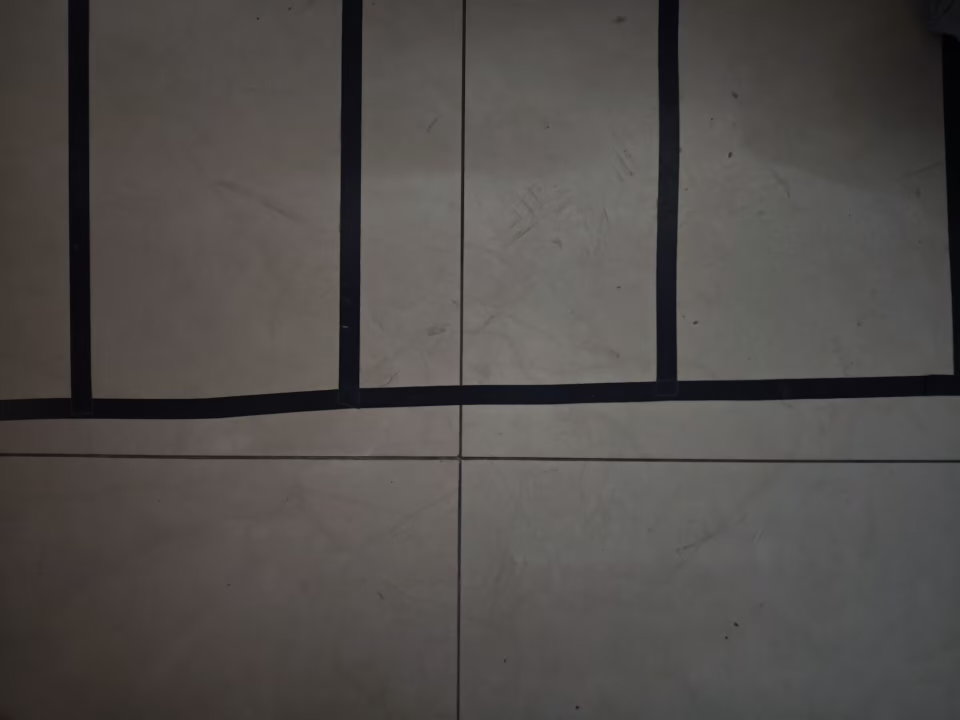
#> input picture AutoPark_OpenCV/history/test_1.jpg, 1920 x 1440 px, given in place of the camera (shown at 1/2 size)
$ python main3.py
#> lines starting #> are read from the running program, lines starting #| are printed output that depends on the picture; after the words box and inside, x2 and y2 are one past the last pixel; in counts of white or black regions, pixels touching at a corner belong together
import cv2
import numpy as np

#  GStreamer管道
# gs_pipeline = (
#     "v4l2src device=/dev/video0 ! "
#     "image/jpeg,width=640,height=480,framerate=30/1 ! "
#     "jpegparse ! "
#     "queue max-size-buffers=3 leaky=downstream ! "  # 添加缓冲队列
#     "nvv4l2decoder mjpeg=1 enable-max-performance=1 ! "
#     "nvvidconv output-buffers=10 ! "  # 增加输出缓冲区
#     "video/x-raw(memory:NVMM),format=RGBA ! "  # 显式指定内存类型
#     "nvvidconv ! "
#     "video/x-raw,format=BGRx ! "
#     "videoconvert ! "
#     "video/x-raw,format=BGR ! "
#     "appsink drop=1 sync=0 emit-signals=0"  # 禁用所有信号
# )

frame_width , frame_height  =640 ,480
center_x = frame_width // 2
center_y = frame_height // 2

# 初始化变量
prev_corners = []  # 初始化上一帧角点
corner_pass_count = 0  # 初始化角点经过中心计数
mode = "Approaching"  # 初始化模式

# 摄像头
# cap = cv2.VideoCapture(gs_pipeline, cv2.CAP_GSTREAMER)
cap = cv2.VideoCapture(0)
while cap.isOpened():
    ret, frame = cap.read()
#> frame is the input picture: shape (1440, 1920, 3); mean B, G, R 74.9, 77.2, 81.2
    if not ret:
        print("无法获取图像")
        break

    #调整窗口大小
    frame = cv2.resize(frame,(frame_width, frame_height))
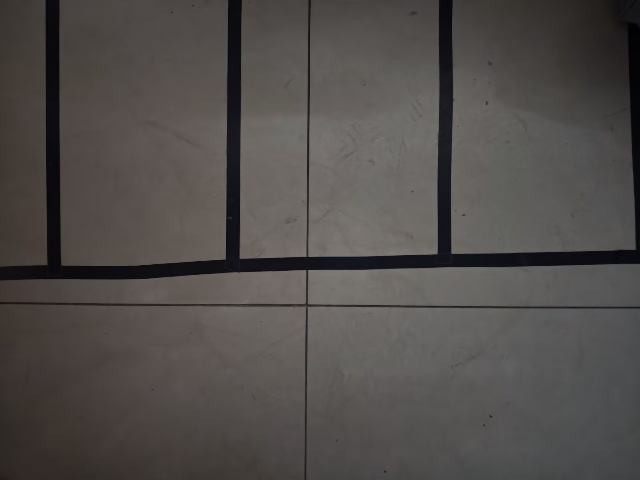
#> frame: shape (480, 640, 3); mean B, G, R 75, 77.2, 81.2

    # 初始化变量
    original_frame = frame.copy()

    # 第一部分：车道线检测 - 使用改进的边缘检测方法
    # 预处理
    gray = cv2.cvtColor(frame, cv2.COLOR_BGR2GRAY)
    blurred = cv2.GaussianBlur(gray, (5, 5), 0)
    _, binary = cv2.threshold(blurred, 30, 255, cv2.THRESH_BINARY_INV)
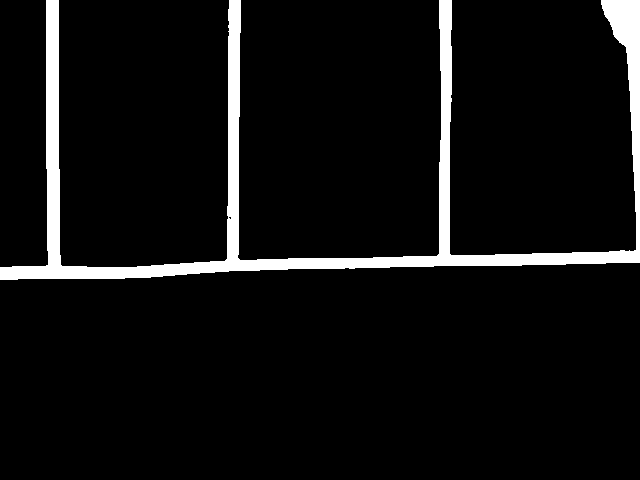
#> binary: shape (480, 640); 6.4% white; 1 white region, box (x1, y1, x2, y2) and area: (0, 0, 640, 280) 19747
    kernel = np.ones((5, 5), np.uint8)
    binary = cv2.morphologyEx(binary, cv2.MORPH_OPEN, kernel)
#> binary: shape (480, 640); 6.4% white; 1 white region, box (x1, y1, x2, y2) and area: (0, 0, 640, 280) 19735
    binary = cv2.morphologyEx(binary, cv2.MORPH_CLOSE, kernel)
#> binary: shape (480, 640); 6.4% white; 1 white region

    # 新的边缘检测方法
    # 1. 找到轮廓
    contours, _ = cv2.findContours(binary, cv2.RETR_EXTERNAL, cv2.CHAIN_APPROX_SIMPLE)
#> contours = 1 contour; box (x1, y1, x2, y2) and area: (0, 0, 640, 280) 18055

    # 2. 绘制轮廓到新图像上
    contour_img = np.zeros_like(binary)
    cv2.drawContours(contour_img, contours, -1, 255, 1)  # 只绘制边缘，厚度为1
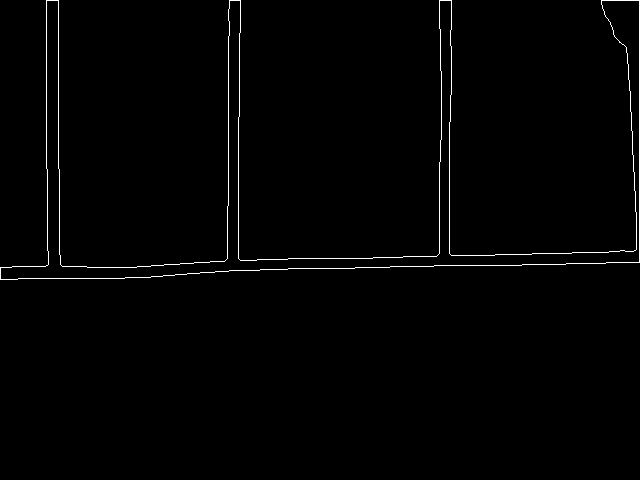
#> contour_img: shape (480, 640); 1.1% white in thin lines or dots, all inside (x1, y1, x2, y2) = (0, 0, 640, 280)

    # 3. 用霍夫变换检测边缘中的线段
    lines = cv2.HoughLinesP(contour_img, 1, np.pi / 180, threshold=40, minLineLength=30, maxLineGap=15)
#> lines = 30 rows, first 6: [639, 262, 639, 0], [58, 168, 58, 0], [228, 205, 228, 9], [46, 168, 46, 0], [390, 266, 485, 265], [311, 268, 389, 267]

    # 过滤竖直线，筛选水平线
    lane_lines = [] # 水平车道线
    lane_centers_y = [] # 水平车道线的纵坐标
    avg_lane_y = center_y  # 默认值
    avg_angle = 0  # 默认角度

    # 初始化 quarter_y 和 three_quarter_y 为默认值
    quarter_y = center_y
    three_quarter_y = center_y

    if lines is not None:
        angles = []
        horizontal_lines = []
        for line in lines:
            x1, y1, x2, y2 = line[0]
            # 计算线段的角度
            angle = np.arctan2(y2 - y1, x2 - x1) * 180 / np.pi

            # 筛选近似水平线（角度小于45度）
            if abs(angle) < 45:
                lane_lines.append(line)
                horizontal_lines.append((x1, y1, x2, y2))
                angles.append(angle)

                # 可视化检测到的水平线
                cv2.line(original_frame, (x1, y1), (x2, y2), (0, 255, 0), 1)

                # 保存水平线的中心点的y坐标
                line_center_y = (y1 + y2) // 2
                lane_centers_y.append(line_center_y)
#> this loop made 30 passes
#> (x1, y1, x2, y2, angle, line_center_y) on passes 5, 6, 7, 8, 9, 11, 12, 18, 19, 23, 24, 25: (390, 266, 485, 265, -0.603, 265), (311, 268, 389, 267, -0.735, 267), (246, 270, 302, 268, -2.05, 269), (113, 267, 209, 262, -2.98, 264), (495, 254, 608, 252, -1.01, 253), (257, 259, 354, 258, -0.591, 258), (114, 278, 242, 270, -3.58, 274), (497, 265, 581, 263, -1.36, 264), (18, 278, 113, 278, 0, 278), (164, 264, 252, 260, -2.6, 262), (601, 0, 638, 0, 0, 0), (12, 266, 45, 266, 0, 266)
#> (x1, y1, x2, y2, angle) on passes 1, 2, 3, 4, 10, 13: (639, 262, 639, 0, -90), (58, 168, 58, 0, -90), (228, 205, 228, 9, -90), (46, 168, 46, 0, -90), (238, 270, 238, 117, -90), (449, 253, 449, 122, -90)
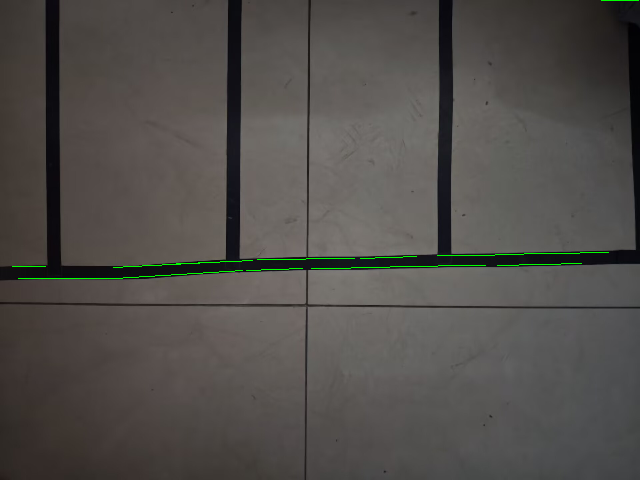
#> original_frame: shape (480, 640, 3); 0.35% of pixels changed, all inside (x1, y1, x2, y2) = (12, 0, 639, 279)
#> after the loop, angles = [-0.603, -0.735, -2.05, -2.98, -1.01, -0.591, -3.58, -1.36, 0, -2.6, 0, 0, -2.05, 0]; horizontal_lines = 14 items, first 6: (390, 266, 485, 265), (311, 268, 389, 267), (246, 270, 302, 268), (113, 267, 209, 262), (495, 254, 608, 252), (257, 259, 354, 258); lane_centers_y = [265, 267, 269, 264, 253, 258, 274, 264, 278, 262, 0, 266, 257, 255]; lane_lines = 14 items, first 6: [[390, 266, 485, 265]], [[311, 268, 389, 267]], [[246, 270, 302, 268]], [[113, 267, 209, 262]], [[495, 254, 608, 252]], [[257, 259, 354, 258]]

        # 计算平均角度
        if angles:
            avg_angle = sum(angles) / len(angles)
#> avg_angle = -1.25

    # 计算所有水平线中心点的平均y坐标
    if lane_centers_y:
        avg_lane_y = sum(lane_centers_y) // len(lane_centers_y)
#> avg_lane_y = 245

    # 水平参考线和垂直参考线
    cv2.line(original_frame, (0, center_y), (frame_width, center_y), (255, 0, 0), 2)
    cv2.line(original_frame, (center_x, 0), (center_x, frame_height), (255, 0, 0), 2)

    # 绘制平均线
    if lane_lines:
        # 计算斜率 (tan)
        slope = np.tan(np.radians(avg_angle))
#> slope = -0.0219

        # 计算平均线的两个端点
        left_x = 0
        left_y = int(avg_lane_y - slope * center_x)
#> left_y = 252
        right_x = frame_width
        right_y = int(avg_lane_y + slope * (frame_width - center_x))
#> right_y = 237

        # 确保坐标在图像范围内
        left_y = max(0, min(left_y, frame_height - 1))
        right_y = max(0, min(right_y, frame_height - 1))

        # 绘制检测到的平均线
        cv2.line(original_frame, (left_x, left_y), (right_x, right_y), (0, 0, 255), 2)

        # 标记平均线上的 1/4, 1/2, 3/4 点
        quarter_x = frame_width // 4
        half_x = frame_width // 2
        three_quarter_x = (frame_width * 3) // 4
        quarter_y = int(left_y + (right_y - left_y) * 0.25)
#> quarter_y = 248
        half_y = int(left_y + (right_y - left_y) * 0.5)
#> half_y = 244
        three_quarter_y = int(left_y + (right_y - left_y) * 0.75)
#> three_quarter_y = 240
        cv2.circle(original_frame, (quarter_x, quarter_y), 5, (0, 165, 255), -1)
#> original_frame: shape (480, 640, 3); mean B, G, R 76, 76.7, 81.3
        cv2.circle(original_frame, (half_x, half_y), 5, (0, 165, 255), -1)
#> original_frame: shape (480, 640, 3); mean B, G, R 75.9, 76.7, 81.3
        cv2.circle(original_frame, (three_quarter_x, three_quarter_y), 5, (0, 165, 255), -1)
#> original_frame: shape (480, 640, 3); mean B, G, R 75.9, 76.8, 81.3

    # 计算error并putText (考虑平均线与中心线的偏差)
    error = center_y - avg_lane_y + center_y - quarter_y - (center_y - three_quarter_y)  # 考虑中点、1/4点与3/4点
#> error = -13
    cv2.putText(original_frame, f"Error: {error}", (10, 30),
                cv2.FONT_HERSHEY_SIMPLEX, 0.5, (0, 255, 0), 1)
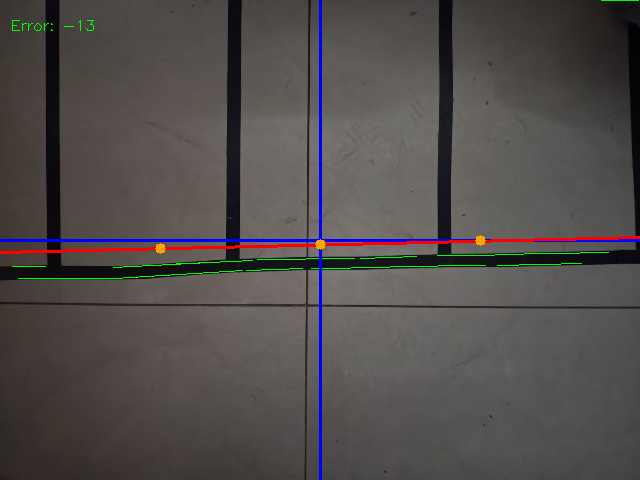
#> original_frame: shape (480, 640, 3); mean B, G, R 75.9, 76.9, 81.3

    # 显示边缘检测结果
    cv2.imshow("Contour Edges", contour_img)

    contours, _ = cv2.findContours(binary, cv2.RETR_TREE, cv2.CHAIN_APPROX_SIMPLE)

    corners = []
    for contour in contours:
        area = cv2.contourArea(contour)
        if area < 100:
            continue

        epsilon = 0.02 * cv2.arcLength(contour, True)
        approx = cv2.approxPolyDP(contour, epsilon, True)
        for point in approx:
            x, y = point[0]
            corners.append((x, y))
            cv2.circle(original_frame, (x, y), 5, (0, 255, 0), -1)
#> this loop made 1 pass
#> (area, epsilon) on pass 1: (18055, 68.64)
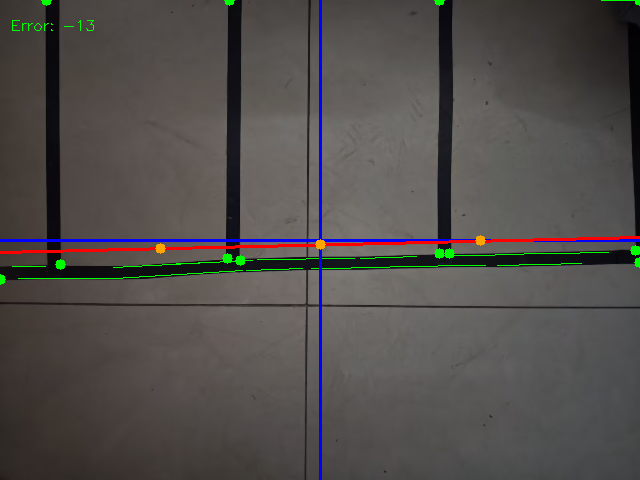
#> original_frame: shape (480, 640, 3); 0.23% of pixels changed, all inside (x1, y1, x2, y2) = (0, 0, 640, 285)
#> after the loop, corners = [(46, 0), (0, 279), (639, 262), (639, 0), (635, 250), (449, 253), (439, 0), (439, 253), (240, 260), (229, 0), (227, 258), (60, 264)]

    # 过滤角点，移除距离过近的点
    filtered_corners = []
    min_distance = 10
    for corner in corners:
        current_point = np.array(corner)
        should_keep = True
        for existing_corner in filtered_corners:
            existing_point = np.array(existing_corner)
            distance = np.linalg.norm(current_point - existing_point)
            if distance <= min_distance:
                should_keep = False
                break
        if should_keep:
            filtered_corners.append(corner)
#> this loop made 12 passes
#> after the loop, filtered_corners = [(46, 0), (0, 279), (639, 262), (639, 0), (635, 250), (449, 253), (439, 0), (240, 260), (229, 0), (227, 258), (60, 264)]
    corners = filtered_corners
#> corners has the same summary as filtered_corners

    # 检查角点经过中心
    if corners and prev_corners:
        for curr_corner in corners:
            x_curr, _ = curr_corner
            # 找到最接近的上一帧角点
            min_dist = float('inf')
            closest_prev = None
            for prev_corner in prev_corners:
                x_prev, _ = prev_corner
                dist = abs(x_curr - x_prev)
                if dist < min_dist:
                    min_dist = dist
                    closest_prev = prev_corner
            if closest_prev:
                x_prev, _ = closest_prev
                # 从左到右经过中心
                if x_prev < center_x and x_curr >= center_x:
                    corner_pass_count += 1
                    print(f"角点从左到右经过中心，第 {corner_pass_count} 次")
                    break  # 每帧只计数一次

    # 模式判断
    if corner_pass_count == 0:
        mode = "Approaching"
    elif corner_pass_count == 1:
        mode = "Approaching"  # 第一个车库
    elif corner_pass_count == 2:
        mode = "Approaching"  # 第二个车库
    elif corner_pass_count == 3:
        mode = "Backing"  # 中间车库，进入倒车

   # 在图像上绘制中心线
    cv2.line(original_frame, (center_x, 0), (center_x, frame_height), (255, 0, 0), 2)
#> original_frame: shape (480, 640, 3); 0.01% of pixels changed, all inside (x1, y1, x2, y2) = (319, 239, 322, 250)

    # 显示模式信息
    cv2.putText(original_frame, f'Mode: {mode}', (10, 60),
                cv2.FONT_HERSHEY_SIMPLEX, 0.5, (0, 255, 0), 1)
    cv2.putText(original_frame, f'Pass Count: {corner_pass_count}', (10, 90),
                cv2.FONT_HERSHEY_SIMPLEX, 0.5, (0, 255, 0), 1)
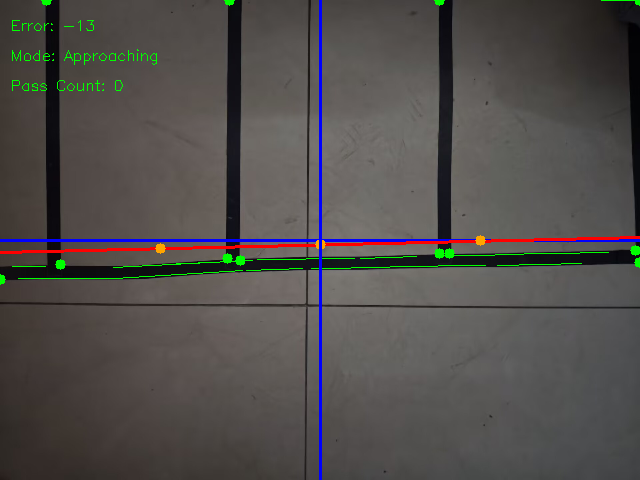
#> original_frame: shape (480, 640, 3); mean B, G, R 75.7, 77.7, 81.1

    # 显示图像
    cv2.waitKey(1)
    cv2.imshow("Combined Tracking", original_frame)
    cv2.imshow("Binary", binary)

    # 输出偏差值和模式信息
    print(f"车道偏差值: {error}, 模式: {mode}, 经过角点次数: {corner_pass_count}")
#| 车道偏差值: -13, 模式: Approaching, 经过角点次数: 0

    # 更新上一帧角点
    prev_corners = corners.copy()
#> prev_corners has the same summary as filtered_corners

    # 按'q'退出
    if cv2.waitKey(1) & 0xFF == ord('q'):
#> (key q is pressed here)
        break

# 释放资源
cap.release()
cv2.destroyAllWindows()
